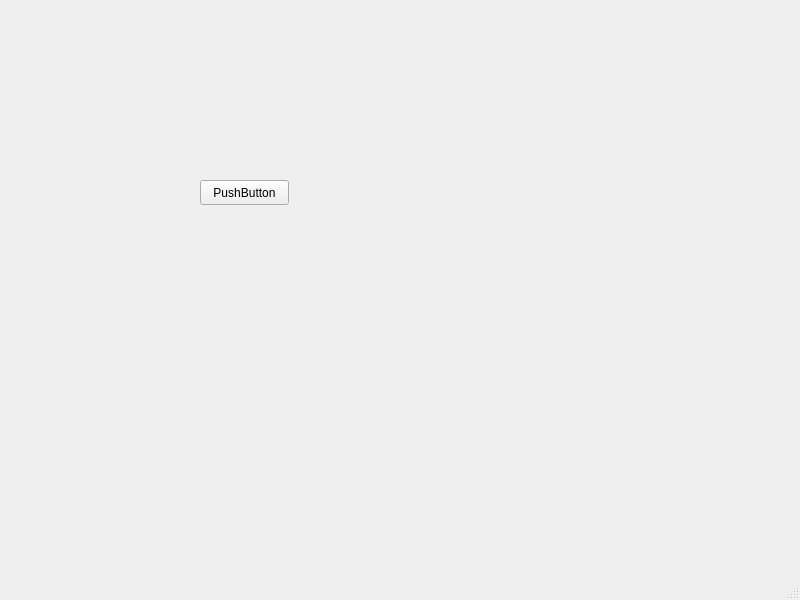
<?xml version="1.0" encoding="UTF-8"?>
<ui version="4.0">
 <class>MainWindow</class>
 <widget class="QMainWindow" name="MainWindow">
  <property name="geometry">
   <rect>
    <x>0</x>
    <y>0</y>
    <width>800</width>
    <height>600</height>
   </rect>
  </property>
  <property name="windowTitle">
   <string>MainWindow</string>
  </property>
  <widget class="QWidget" name="centralwidget">
   <widget class="QPushButton" name="pushButton">
    <property name="geometry">
     <rect>
      <x>200</x>
      <y>180</y>
      <width>89</width>
      <height>25</height>
     </rect>
    </property>
    <property name="text">
     <string>PushButton</string>
    </property>
   </widget>
  </widget>
  <widget class="QMenuBar" name="menubar">
   <property name="geometry">
    <rect>
     <x>0</x>
     <y>0</y>
     <width>800</width>
     <height>22</height>
    </rect>
   </property>
  </widget>
  <widget class="QStatusBar" name="statusbar"/>
 </widget>
 <resources/>
 <connections/>
</ui>
